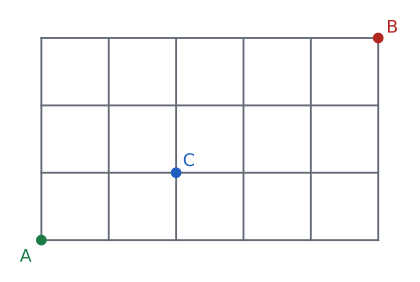

This figure's Python source:
import sys; sys.path.insert(0, "tools")
from cizim import *

# Alıştırma soru 6: 5 x 3 ızgara, C noktası A'dan 2 sağ 1 yukarıda.
fig, ax = sekil(5.6, 3.6)
ax.axis("off"); ax.set_aspect("equal")
M, N = 5, 3
for x in range(M + 1): ax.plot([x, x], [0, N], color=SOLUK, lw=1.4)
for y in range(N + 1): ax.plot([0, M], [y, y], color=SOLUK, lw=1.4)
nokta(ax, 0, 0, "A", dx=-0.32, dy=-0.32, renk=YESIL)
nokta(ax, 2, 1, "C", dx=0.1, dy=0.1, renk=MAVI)
nokta(ax, M, N, "B", dx=0.12, dy=0.08, renk=KIRMIZI)
ax.set_xlim(-0.5, M + 0.5); ax.set_ylim(-0.5, N + 0.45)
kaydet(fig, __file__)
